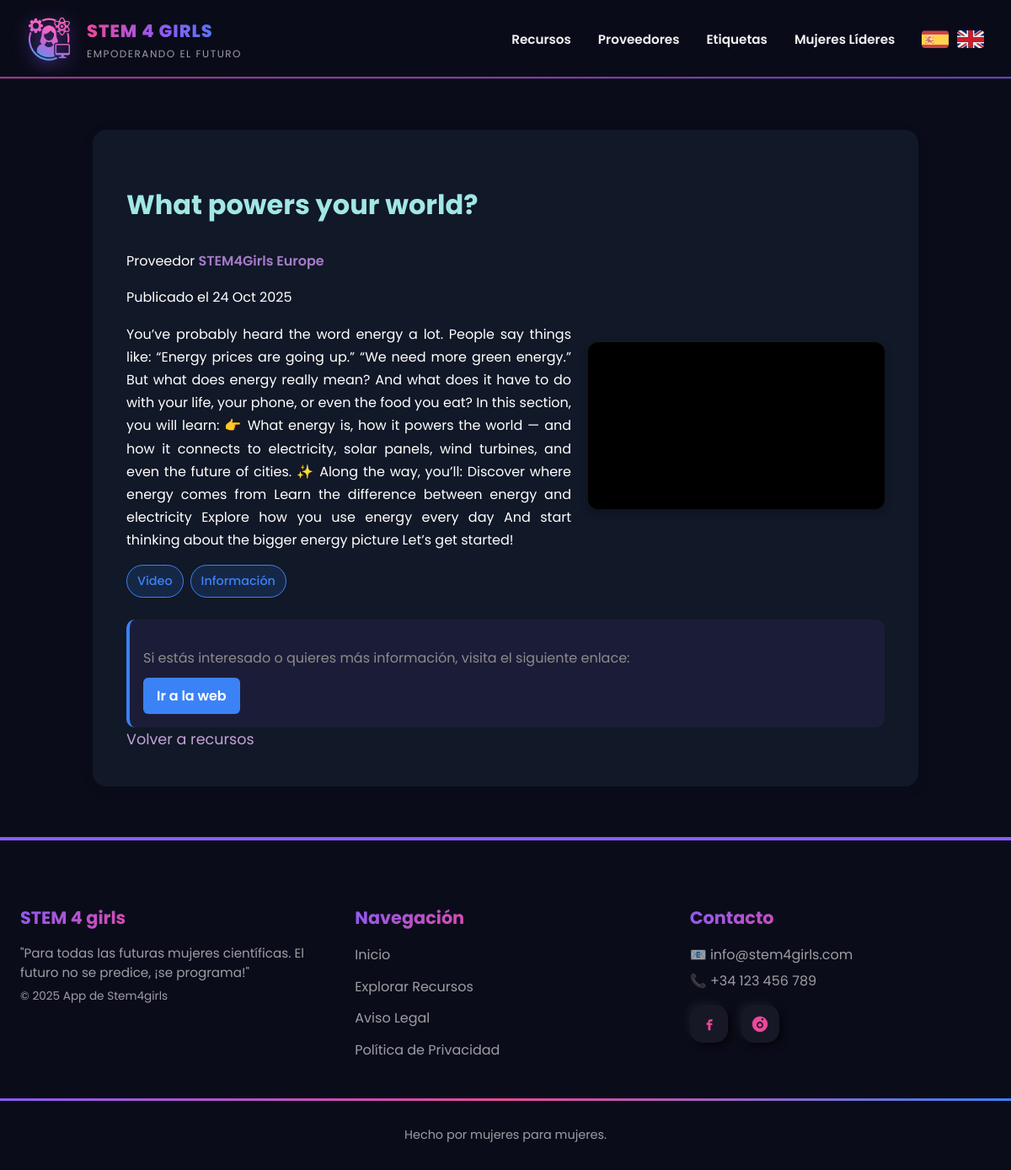
The app's page /appstem4girls/recursos/2/ with its own data.
### appstem4girls/models.py (models this page shows, shortened)
class Recurso(models.Model):
    titulo = models.CharField(max_length=200)
    descripcion = models.TextField()
    fecha_publicacion = models.DateField(auto_now_add=True)
    enlace = models.URLField(blank=True)
    proveedor = models.ForeignKey(Proveedor, on_delete=models.CASCADE, related_name='recursos')
    tags = models.ManyToManyField(Tag, related_name='recursos')
    imagen = models.ImageField(upload_to='images',blank=True,null=True,verbose_name='Image')

class Proveedor(models.Model):
    nombre = models.CharField(max_length=100)
    descripcion = models.TextField()
    ciudad = models.CharField(max_length=150, blank=True)
    direccion = models.CharField(max_length=200, blank=True)
    telefono = models.CharField(max_length=20, blank=True)
    email = models.EmailField(blank=True)
    web = models.URLField(blank=True, null=True)

class Tag(models.Model):
    nombre = models.CharField(max_length=50)
    descripcion = models.TextField(blank=True)

### appstem4girls/views.py (the view)
# urls.py: path('recursos/<int:recurso_id>/', views.detalle_recurso, name='detalle_recurso'),
def detalle_recurso(request, recurso_id):
    recurso = get_object_or_404(Recurso, id=recurso_id)
    return render(request, 'detalle_recurso.html', {'recurso': recurso})

### appstem4girls/templates/detalle_recurso.html
{% extends 'base.html' %}
{% load static %}
{% load i18n %}
{% block extra_css %}
<link rel="stylesheet" href="{% static 'css/recursos.css' %}">
{% endblock %}
{% block contenido %}
<div class="recurso">
    <h1>{{ recurso.titulo }}</h1>
    <div class="contenido_recurso">
    <div class="recurso_text">
        <p id="Proveedor_r_link"> {% trans "Proveedor" %}
            <a href="{% url 'detalle_proveedor' recurso.proveedor.id %}">
                {{ recurso.proveedor.nombre }}</a>
        </p>
        <p> {% blocktrans with fecha=recurso.fecha_publicacion|date:"d M Y" %}Publicado el {{ fecha }}{% endblocktrans %}</p>
        <p>{{recurso.descripcion}}</p>
        {% if recurso.tags.all %}
            <div class="tags_recurso">
                {% for tag in recurso.tags.all %}
                    <a href="{% url 'detalle_tag' tag.id %}" class="tag">
                        {{ tag.nombre }}
                    </a>
                {% endfor %}
            </div>
        {% endif %}
    </div>
    {% for tag in recurso.tags.all %}
        {% if tag.nombre|lower == "video" %}
            {% if recurso.enlace %}
            <div class="video_container">
                <iframe
                src="{{ recurso.enlace }}"
                title="{{ recurso.titulo }}" >
                </iframe>
            </div>
            {% endif %}
        {% endif %}
    {% endfor%}
    </div>
        <div class="recurso_enlace">
        <p>
            {% trans "Si estás interesado o quieres más información, visita el siguiente enlace:" %}
        </p>
        <a href="{{ recurso.enlace }}" target="_blank" rel="noopener noreferrer" class="btn_enlace">
            {% trans "Ir a la web" %}
        </a>
        </div>
     <div class="enlace_recursos">
    <a href="{% url 'lista_recursos' %}">{% trans "Volver a recursos" %}</a></div>
</div>
{% endblock %}

### appstem4girls/static/css/base.css (style rules this page uses)
:root { --primary: #8B5CF6; --secondary: #EC4899; --accent: #3B82F6; --text-light: rgba(255, 255, 255, 0.95); --text-muted: rgba(255, 255, 255, 0.6); --bg-dark: #0B0C1A; }
body { font-family: 'Poppins', Arial, sans-serif; background-color: var(--bg-dark); color: var(--text-light); margin: 0; padding: 0; min-height: 100vh; display: flex; flex-direction: column; }

### appstem4girls/static/css/recursos.css (style rules this page uses)
.enlace_recursos a { text-decoration: none; font-size: 1.1rem; color: #C4A1D7; }
.tags_recurso { display: flex; flex-wrap: wrap; gap: 8px; margin-top: 6px; margin-bottom: 6px; }
.tag { padding: 6px 12px; border: 1px solid var(--accent); border-radius: 20px; background-color: rgba(59, 130, 246, 0.15); font-size: 0.9rem; font-weight: 500; text-decoration: none; color: var(--accent); }
.recurso { max-width: 900px; margin: 60px auto; padding: 40px; background-color: #111827;; border-radius: 16px; box-shadow: 0 4px 20px rgba(0, 0, 0, 0.05); line-height: 1.7; color: white; }
.recurso h1 { font-size: 2rem; font-weight: 700; color: #A0E7E5; margin-bottom: 10px; }
.contenido_recurso { display: flex; align-items: center; }
.recurso_text { text-align: justify; margin-right: 20px; flex:60%; }
.video_container { flex:40%; position: relative; width: 100%; aspect-ratio: 16 / 9; margin-top: 15px; border-radius: 12px; overflow: hidden; box-shadow: 0 4px 10px rgba(0, 0, 0, 0.25); background: #000; transition: transform 0.3s ease; }
.video_container iframe { position: absolute; top: 0; left: 0; width: 100%; height: 100%; border: none; }
.recurso_enlace { margin-top: 20px; background: rgba(139, 92, 246, 0.08); padding: 16px; border-left: 4px solid var(--accent); border-radius: 10px; text-align: left; }
.recurso_enlace p { font-size: 1rem; color: #8c8c8c; margin-bottom: 10px; }
.btn_enlace { display: inline-block; background-color: var(--accent); color: white; font-weight: 600; padding: 8px 16px; border-radius: 6px; text-decoration: none; transition: background-color 0.3s ease, transform 0.2s ease; }
#Proveedor_r_link a { color: #A67CC9; text-decoration: none; font-weight: 600; }

### records on screen
Recurso: titulo "What powers your world?", proveedor.nombre "STEM4Girls Europe", descripcion "You’ve probably heard the word energy a lot. People say things like: “Energy prices are going up.” “We need more green energy.” But what does energy really mean? And what does it have to do with your life, your phone, or even the food you eat? In this section, you will learn: 👉 What energy is, how it powers the world — and how it connects to electricity, solar panels, wind turbines, and even the future of cities. ✨ Along the way, you’ll: Discover where energy comes from Learn the difference between energy and electricity Explore how you use energy every day And start thinking about the bigger energy picture Let’s get started!"
Tag: nombre "Video"
Tag: nombre "Información"
